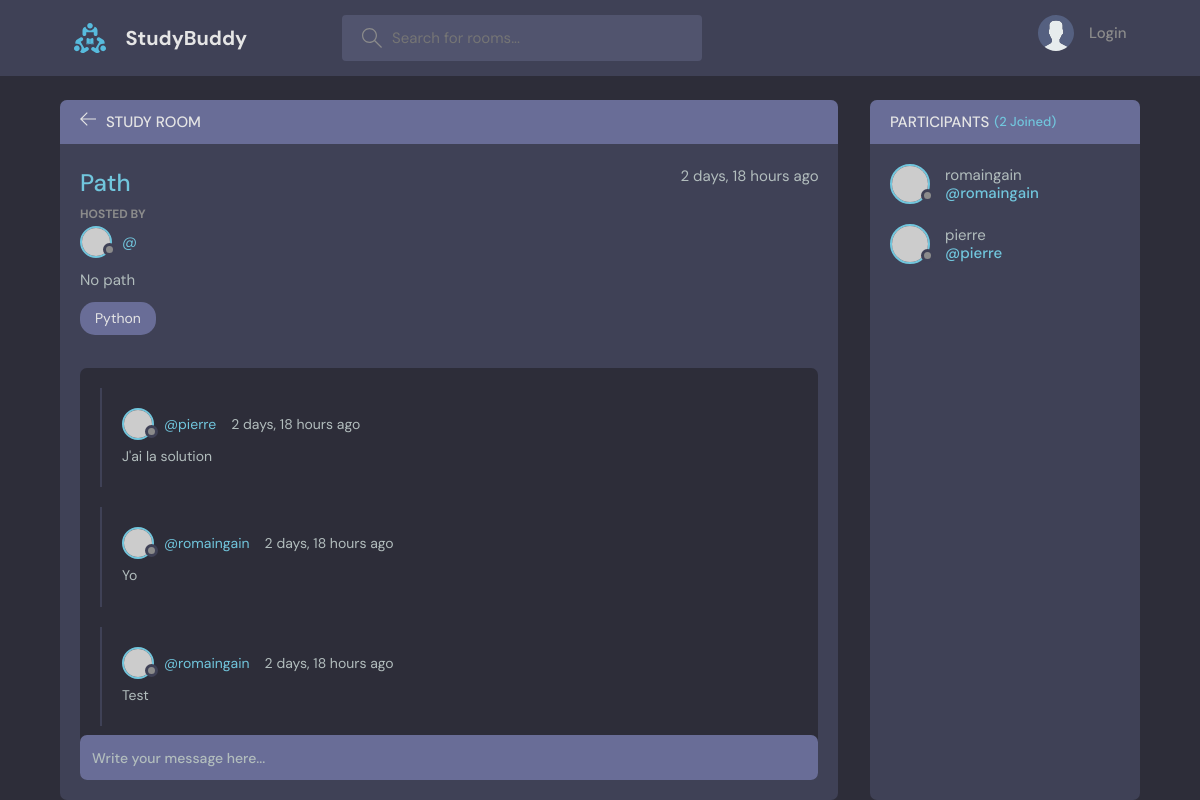
The page /room/10/ on the database its author committed.
### base/models.py (models this page shows, shortened)
class Room(models.Model):
    host = models.ForeignKey(User, on_delete=models.SET_NULL, null= True)
    topic = models.ForeignKey(Topic, on_delete = models.SET_NULL, null=True)
    name = models.CharField(max_length=200)
    description = models.TextField(null=True, blank= True)
    participants = models.ManyToManyField(User, related_name='participants', blank=True)
    updated = models.DateTimeField(auto_now=True)
    created = models.DateTimeField(auto_now_add=True)
    class Meta:
        ordering = ['-updated', '-created']

class Topic(models.Model):
    name = models.CharField(max_length=200)
    def __str__(self):
        return self.name

class Message(models.Model):
    user = models.ForeignKey(User, on_delete=models.CASCADE)
    room = models.ForeignKey(Room, on_delete = models.CASCADE)
    body = models.TextField()
    updated = models.DateTimeField(auto_now=True)
    created = models.DateTimeField(auto_now_add=True)
    def __str__(self):
        return self.body[0:50]
    class Meta:
        ordering = ['-updated', '-created']

### base/views.py (the view, shortened to what this page needs)
# urls.py: path('room/<str:pk>/', views.room, name="room"),
def room(request, pk):
    room = Room.objects.get(id=pk)
    room_messages = room.message_set.all()
    participants = room.participants.all()
    participants_count = participants.count()
    context = {'room' : room, 'room_messages' : room_messages, 'participants' : participants, 'participants_count' : participants_count}
    return render(request, 'base/room.html', context)

### base/templates/base/room.html (shortened to what this page needs)
{% extends 'main.html' %} {% block content %}
<main class="profile-page layout layout--2">
      <div class="container">
            <div class="room">
                  <div class="room__top">
                        <div class="room__topLeft">
                              <a href="{% url 'home' %}">
                                    <svg
                                          version="1.1"
                                          xmlns="http://www.w3.org/2000/svg"
                                          width="32"
                                          height="32"
                                          viewBox="0 0 32 32"
                                    >
                                          <title>arrow-left</title>
                                          <path
                                                d="M13.723 2.286l-13.723 13.714 13.719 13.714 1.616-1.611-10.96-10.96h27.625v-2.286h-27.625l10.965-10.965-1.616-1.607z"
                                          ></path>
                                    </svg>
                              </a>
                              <h3>Study Room</h3>
                        </div>
                  </div>
                  <div class="room__box scroll">
                        <div class="room__header scroll">
                              <div class="room__info">
                                    <h3>{{room.name}}</h3>
                                    <span>{{room.created|timesince}} ago</span>
                              </div>
                              <div class="room__hosted">
                                    <p>Hosted By</p>
                                    <a
                                          href="{% url 'user-profile' room.host.id %}"
                                          class="room__author"
                                    >
                                          <div class="avatar avatar--small">
                                                <img
                                                      src="https://randomuser.me/api/portraits/men/37.jpg"
                                                />
                                          </div>
                                          <span>@{{user.username}}</span>
                                    </a>
                              </div>
                              <div class="room__details">
                                    {{room.description}}
                              </div>
                              <span class="room__topics">{{room.topic}}</span>
                        </div>
                        <div class="room__conversation">
                              <div class="threads scroll">
                                    {% for room_message in room_messages %}
                                    <div class="thread">
                                          <div class="thread__top">
                                                <div class="thread__author">
                                                      <a
                                                            href="{% url 'user-profile' room_message.user.id %}"
                                                            class="thread__authorInfo"
                                                      >
                                                            <div
                                                                  class="avatar avatar--small"
                                                            >
                                                                  <img
                                                                        src="https://randomuser.me/api/portraits/men/37.jpg"
                                                                  />
                                                            </div>
                                                            <span
                                                                  >@{{room_message.user}}</span
                                                            >
                                                      </a>
                                                      <span class="thread__date"
                                                            >{{room_message.created|timesince}}
                                                            ago</span
                                                      >
                                                </div>
                                          </div>
                                          <div class="thread__details">
                                                {{room_message}}
                                          </div>
                                    </div>
                                    {% endfor %}
                              </div>
                        </div>
                  </div>
                  <div class="room__message">
                        <form  method="POST" action="">
                              <input
                                    type="text"
                                    name="body"
                                    placeholder="Write your message here..."
                              />
                        </form>
                  </div>
            </div>
            <div class="participants">
                  <h3 class="participants__top">
                        Participants
                        <span>({{participants.count}} Joined)</span>
                  </h3>
                  <div class="participants__list scroll">
                        {% for participant in participants %}
                        <a
                              href="{% url 'user-profile' participant.id %}"
                              class="participant"
                        >
                              <div class="avatar avatar--medium">
                                    <img
                                          src="https://randomuser.me/api/portraits/men/37.jpg"
                                    />
                              </div>
                              <p>
                                    {{participant.username}}
                                    <span>@{{participant.username}}</span>
                              </p>
                        </a>
                        {% endfor %}
                  </div>
            </div>
      </div>
</main>
{% endblock content %}

### rows shown on the page
Room: name "Path", created "2 days, 18 hours", description "No path", topic "Python"
Message: user "pierre", created "2 days, 18 hours", body "J'ai la solution"
Message: user "romaingain", created "2 days, 18 hours", body "Yo"
Message: user "romaingain", created "2 days, 18 hours", body "Test"

### other values the page prints
{{ participants.count }} "2"
{{ participant.username }} "romaingain"
{{ participant.username }} "pierre"
